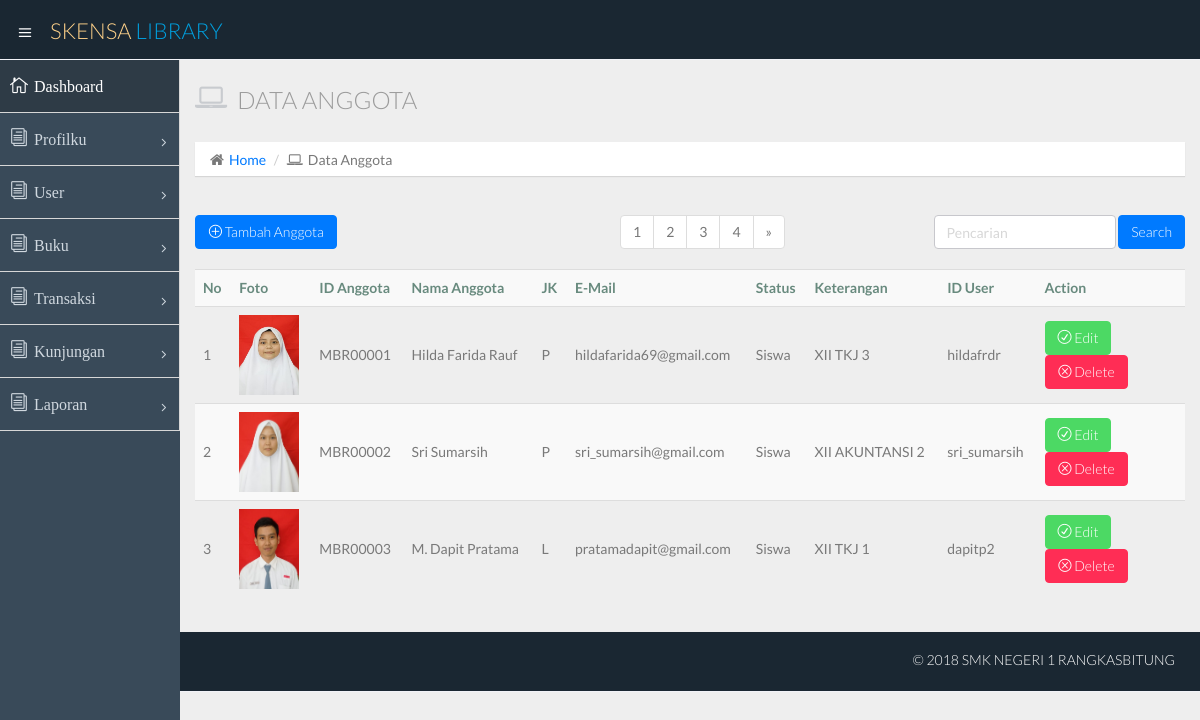
Page /admin.php?id=anggota (signed in) on the committed database.
### tables this page shows
CREATE TABLE `anggota` (
  `id_anggota` varchar(18) NOT NULL,
  `nama_anggota` varchar(40) NOT NULL,
  `jk` enum('L','P') NOT NULL,
  `email` varchar(30) NOT NULL,
  `status` enum('Siswa','Guru','Karyawan') NOT NULL,
  `keterangan` varchar(20) NOT NULL,
  `id_user` varchar(15) DEFAULT NULL,
  `file` varchar(50) DEFAULT NULL
);

### admin.php (called while the page is built, shortened)
<?php
  include "./layout/headeradmin.php";
  include "./layout/sidebaradmin.php";
  include "route.php";
  include "./layout/footer.php";
?>

### admin/user/viewanggota.php (the view, shortened to what this page needs)
<?php
$halaman = 3;
$page = isset($_GET["halaman"])? (int)$_GET["halaman"] : 1;
$mulai = ($page>1) ? ($page * $halaman) - $halaman : 0;
$result = mysqli_query($koneksi, "SELECT * FROM anggota");
$no=$mulai+1;
$total = mysqli_num_rows($result);
$pages = ceil($total/$halaman);
?>
<section id="main-content">
  <section class="wrapper">
    <div class="row">
      <div class="col-lg-12">
        <h3 class="page-header"><i class="fa fa-laptop"></i> Data Anggota</h3>
        <ul class="breadcrumb">
          <li><i class="fa fa-home"></i><a href="admin.php">Home</a></li>
          <li><i class="fa fa-laptop"></i>Data Anggota</li>
        </ul>
      </div>
    </div>
    <div class="row">
      <div class="col-lg-5"><br>
        <a class="btn btn-primary" href="admin.php?id=addanggota"><i class="icon_plus_alt2"></i> Tambah Anggota</a>
      </div>
      <div class="col-lg-3">
        <ul class="pagination pagination pull-left">
          <?php
           for ($i=1; $i<=$pages; $i++){ ?>
            <li><a href="admin.php?id=anggota&halaman=<?php echo $i; ?>"><?php echo $i; ?></a></li>
          <?php }
          $JmlHalaman = ceil($total/$halaman);
          if ( $page < $JmlHalaman ) {
           $link = $page + 1;
           echo "<li><a href='admin.php?id=anggota&halaman=$link'>»</a></li>"; }
          else { $next = ""; } ?>
       </ul>
     </div>
     <div class="col-lg-4"><br>
      <form class="form-inline pull-right" role="form" method="post" action="admin.php?id=searchanggota">
        <div class="form-group">
          <input type="text" class="form-control" name="keyword" placeholder="Pencarian">
        </div>
        <input type="submit" name="cari" value="Search" class="btn btn-primary form control">
      </form>
    </div>
  </div>
  <?php
  if($total == 0){
    echo "Tidak ada data anggota";
  }
  else { ?>
    <div class="row">
      <div class="col-lg-12">
        <table class="table table-striped table-advance table-hover">
          <tbody>
            <tr>
              <th>No</th>
              <th>Foto</th>
              <th>ID Anggota</th>
              <th>Nama Anggota</th>
              <th>JK</th>
              <th>E-Mail</th>
              <th>Status</th>
              <th>Keterangan</th>
              <th>ID User</th>
              <th>Action</th>
              </tr> <?php
              $result2 = mysqli_query($koneksi, "SELECT * FROM anggota LIMIT $mulai, $halaman");
              while($data = mysqli_fetch_array($result2)){ ?>
                <tr>
                  <?php
                  echo "<td>$no</td>";
                  if ($data[7]==NULL) {
                    echo "<a href=''><td><table border=3 style='borderstyle:double;'><tr><td width='40px' height='40px'><font size='2pt'>NO PHOTO</font></td></tr></table></td></a>";
                  }
                  else {
                    echo "<td><a href='images/profil/$data[7]'><img src='images/profil/$data[7]' width='60px' height='80px'></a></td>";
                  }
                  for($i=0; $i<7; $i++){
                    echo "<td>$data[$i]</td>";
                  }
                  $no++;
                  ?>
                  <td width="15%">
                    <a class="btn btn-success" href="admin.php?id=editanggota&anggotaID=<?php echo $data[0]; ?>"><i class="icon_check_alt2"></i> Edit</a>
                    <a class="btn btn-danger" href="admin.php?id=deleteanggota&anggotaID=<?php echo $data[0]; ?>"><i class="icon_close_alt2"></i> Delete</a>
                  </td>
                  </tr> <?php
                } ?>
              </tbody>
            </table>
          </div>
          </div> <?php
        }
        ?>
      </section>
      <?php include "./layout/footer.php"; ?>

### layout/headeradmin.php (shortened to what this page needs)
<!DOCTYPE html>
<html>
  <head>
    <link href="./assets/css/bootstrap.min.css" rel="stylesheet">
    <link href="./assets/css/bootstrap-theme.css" rel="stylesheet">
    <link href="./assets/css/elegant-icons-style.css" rel="stylesheet" />
    <link href="./assets/css/font-awesome.min.css" rel="stylesheet" />
    <link href="./assets/css/style.css" rel="stylesheet">
    <link href="./assets/css/bootstrap-datepicker.css" rel="stylesheet">
    <link href="./assets/css/jquery-ui-1.10.4.min.css" rel="stylesheet">
  </head>
  <body>
    <section id="container">
      <header class="header dark-bg">
        <div class="toggle-nav">
          <div class="icon-reorder" ><i class="icon_menu"></i></div>
        </div>
        <a href="admin.php" class="logo">SKENSA <span class="lite">LIBRARY</span></a>
      </header>

### layout/sidebaradmin.php (shortened to what this page needs)
<aside><font size="3pt" face="Candara">
  <div id="sidebar" class="nav-collapse">
    <ul class="sidebar-menu">
      <li class="active">
        <a href="admin.php"><i class="icon_house_alt"></i><span>Dashboard</span></a>
      </li>
      <li class="sub-menu">
        <a href="javascript:;">
          <i class="icon_documents_alt"></i><span>Profilku</span>
          <span class="menu-arrow arrow_carrot-right"></span>
        </a>
      </li>
      <li class="sub-menu">
        <a href="javascript:;">
          <i class="icon_documents_alt"></i><span>User</span>
          <span class="menu-arrow arrow_carrot-right"></span>
        </a>
      </li>
      <li>
        <li class="sub-menu">
          <a href="javascript:;">
            <i class="icon_documents_alt"></i><span>Buku</span>
            <span class="menu-arrow arrow_carrot-right"></span>
          </a>
        </li>
        <li class="sub-menu">
          <a href="javascript:;">
            <i class="icon_documents_alt"></i><span>Transaksi</span>
            <span class="menu-arrow arrow_carrot-right"></span>
          </a>
        </li>
        <li class="sub-menu">
          <a href="javascript:;">
            <i class="icon_documents_alt"></i><span>Kunjungan</span>
            <span class="menu-arrow arrow_carrot-right"></span>
          </a>
        </li>
        <li class="sub-menu">
          <a href="javascript:;">
            <i class="icon_documents_alt"></i><span>Laporan</span>
            <span class="menu-arrow arrow_carrot-right"></span>
          </a>
        </li>
      </ul>
    </div>
  </aside>

### route.php (shortened to what this page needs)
<?php
if(isset($_GET['id'])) {
	if($_GET['id'] == "anggota") 	 { include "./admin/user/viewanggota.php"; 	  exit(); }
}
?>

### layout/footer.php
  <div class="text-right footer dark-bg">
        <div style="padding-top:10px;padding-right:10px;"><h5>&copy; 2018 SMK NEGERI 1 RANGKASBITUNG</h5></div>
      </div>
    </section>
  </body>
</html>

### rows in the picture
anggota: file (picture), id_anggota "MBR00001", nama_anggota "Hilda Farida Rauf", jk "P", email "hildafarida69@gmail.com", status "Siswa", keterangan "XII TKJ 3", id_user "hildafrdr"
anggota: file (picture), id_anggota "MBR00002", nama_anggota "Sri Sumarsih", jk "P", email "sri_sumarsih@gmail.com", status "Siswa", keterangan "XII AKUNTANSI 2", id_user "sri_sumarsih"
anggota: file (picture), id_anggota "MBR00003", nama_anggota "M. Dapit Pratama", jk "L", email "pratamadapit@gmail.com", status "Siswa", keterangan "XII TKJ 1", id_user "dapitp2"
